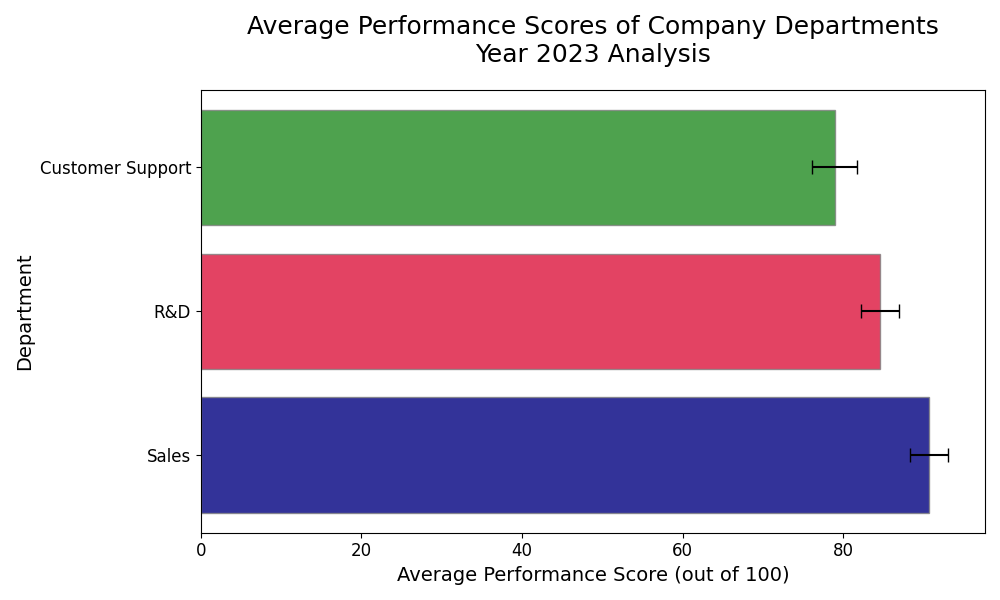

Reproduce this figure in Python.
import matplotlib.pyplot as plt
import numpy as np

# Define performance data for each department
departments = np.array(['Sales', 'R&D', 'Customer Support'])

# Aggregate performance scores by department
sales_total = np.mean([85, 88, 90, 93, 95, 85, 92, 94, 96, 91, 89, 90])
rnd_total = np.mean([78, 80, 82, 81, 85, 83, 86, 89, 88, 90, 87, 86])
cust_support_total = np.mean([70, 73, 75, 78, 79, 77, 80, 82, 81, 83, 85, 84])

# Average performance scores for each department
performance_scores = np.array([sales_total, rnd_total, cust_support_total])

# Aggregate error data by department
sales_avg_error = np.mean([3, 2, 4, 1, 2, 3, 2, 3, 2, 1, 2, 3])
rnd_avg_error = np.mean([2, 3, 1, 2, 3, 2, 3, 2, 1, 2, 4, 3])
cust_support_avg_error = np.mean([5, 3, 4, 2, 3, 2, 4, 2, 3, 2, 1, 2])

# Average error for each department
performance_errors = np.array([sales_avg_error, rnd_avg_error, cust_support_avg_error])

# Plot figure setup
plt.figure(figsize=(10, 6))

# Create horizontal bar chart
plt.barh(departments, performance_scores, xerr=performance_errors, 
         color=['navy', 'crimson', 'forestgreen'], edgecolor='gray', alpha=0.8, capsize=5)

# Add titles and labels
plt.title("Average Performance Scores of Company Departments\nYear 2023 Analysis", fontsize=18, pad=20)
plt.xlabel("Average Performance Score (out of 100)", fontsize=14)
plt.ylabel("Department", fontsize=14)

# Display chart
plt.xticks(fontsize=12)
plt.yticks(fontsize=12)
plt.tight_layout()
plt.show()
